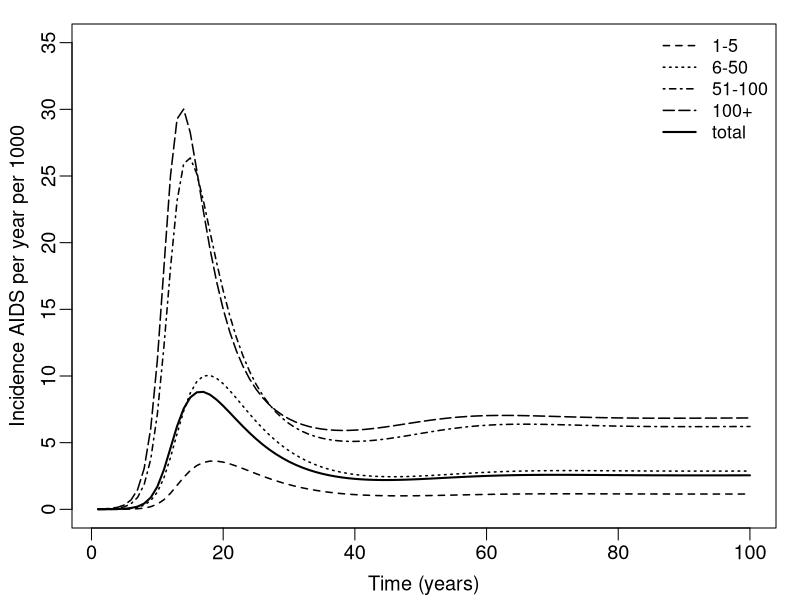

The R source for this figure:
# This script provides an example of alternative coding for the HIV model 
# Can use similar coding when there are many similar groups in the model

library(deSolve)

# Alternative coding for the HIV model
HIV5riskGrs_alt <- function(t, state, parameters) {
  with(as.list(c(state, parameters)), {
    # Alternative coding - align all variables and equations
    # initialize the state variables using the same order passed in 
    S = state[1:num_grp]
    I = state[num_grp + (1:num_grp)]
    A = state[num_grp * 2 + (1:num_grp)]
    cumA = state[num_grp * 3 + (1:num_grp)]
    
    ODES <- vector(length = 4*num_grp) # place holder for the equations: 4 state variables (S, I, A, cumA)
    
    # make sure the order of ode eqns. and state variables are the same!
    for (i in 1:num_grp){ 
      infection = sum(BETA[i,] * I) * S[i] # new infections
      ODES[i] = NU[i] - infection - mu * S[i]  #dS/dt
      ODES[num_grp + i] = infection - mu * I[i] - gamma * I[i] #dI/dt
      ODES[num_grp * 2 + i] = d * gamma * I[i] - mu * A[i] - m * A[i]  #dA/dt
      ODES[num_grp * 3 + i] =  d * gamma * I[i] # dcumA/d: cumulative incidence 
    }
    list(ODES)
  })
}

num_grp = 5 # number of risk groups
mu=.0312;  # in years
N=c(.06,.31,.52,.08,.03); # population in each group
NU=mu*N; # recruits to each group
gamma=.2; m=1; d=.3; # in years
beta=.0217; # scaling factor
BETA=matrix(c(rep(0,5),
              0,.65,2.15,12.9,21.5,
              0,2.15,7.17,43.1,71.8,
              0,12.9,43.1,258,431,
              0,21.5,71.8,431,718),5,5,byrow=T)*beta
I0=c(0,0,0,0,1e-5);
S0=N-I0;
A0=cumA0=rep(0,5);

# CAUTION: NOTE HERE WE CODE THE PARAMETER SET AS A LIST, SO VARIABLE NAMES ARE PRESERVED 
parameters=list(BETA=BETA,mu=mu,gamma=gamma,m=m,d=d,
             NU=NU) # use list here for vectors etc.

state=c(S=S0, I=I0, A=A0, cumA=cumA0) # only numeric variables are acceptable for state
times=0:100;

simHIV_alt=ode(y=state,times=times,func=HIV5riskGrs_alt,parms=parameters);


# SAMPLE CODE FOR PROCESSING MODEL OUTPUT FOR EACH GROUP AND AGGREGATE ALL GROUPS
# incidence per 1000 for each group
Incidence_alt=(simHIV_alt[-1,paste0('cumA', 1:num_grp)]-
             simHIV_alt[-length(times),paste0('cumA', 1:num_grp)])/
  matrix(N,100,5,byrow=T)*1000
# total incidence per 1000 population
totInci_alt=rowSums((simHIV_alt[-1,paste0('cumA', 1:num_grp)]-
                   simHIV_alt[-length(times),paste0('cumA', 1:num_grp)]))*1e3

# susceptibility for each group
S_alt=simHIV_alt[,paste0('S', 1:num_grp)]/matrix(N,101,5,byrow=T)*100
# susceptibility combining all groups
totS_alt=rowSums(simHIV_alt[,paste0('S', 1:num_grp)])*100

## plot results
par(mfrow=c(1,1),cex=1.2,mar=c(3,3,1,1),mgp=c(1.8,.5,0))
matplot(Incidence_alt[,2:5],type='l',lty=2:5,col='black',lwd=1.5,ylim=c(0,35),
        ylab='Incidence AIDS per year per 1000',xlab='Time (years)')
lines(totInci_alt,lwd=2)
legend('topright',leg=c('1-5','6-50','51-100','100+','total'),lty=c(2:5,1),
       col='black',lwd=c(rep(1.5,4),2),cex=.9,bty='n')
